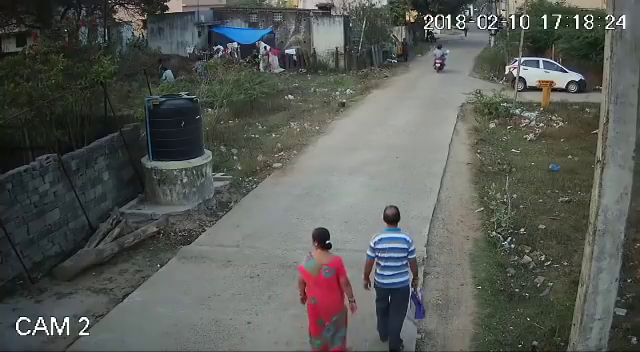
#> input picture frame 22 of Practical tasks day (1-15)/Task-2/thief_robbery.mp4, 640 x 352 px, given in place of moving_cars.mp4, which was not available
$ python chatgpt_sample.py
#> lines starting #> are read from the running program, lines starting #| are printed output that depends on the picture; after the words box and inside, x2 and y2 are one past the last pixel; in counts of white or black regions, pixels touching at a corner belong together; pictures that were not available may be replaced by others from this repository, and a replacement may not be noted
import cv2

cap = cv2.VideoCapture(r"./moving_cars.mp4")
# cap = cv2.VideoCapture(r"./thief_robbery.mp4")

def resize(frame, f = 0.4):
    return cv2.resize(frame, None, None, fx=f, fy=f, interpolation=cv2.INTER_LINEAR)

ret, prev = cap.read()
#> prev is the input picture: shape (352, 640, 3); mean B, G, R 85.9, 90.5, 87.5
prev = resize(prev)
#> in resize, `return cv2.resize(frame, None, None, fx=f, fy=f, interpolation=cv2.INT..`:
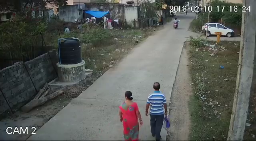
#> returned value: shape (141, 256, 3); mean of channels 0, 1, 2 85.9, 90.5, 87.4; drawn as B, G, R
prev_gray = cv2.cvtColor(prev, cv2.COLOR_BGR2GRAY)
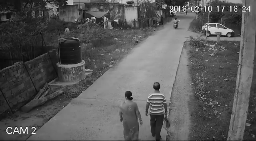
#> prev_gray: shape (141, 256); min 7, max 254, mean 89.1

while True:
    ret, curr = cap.read()
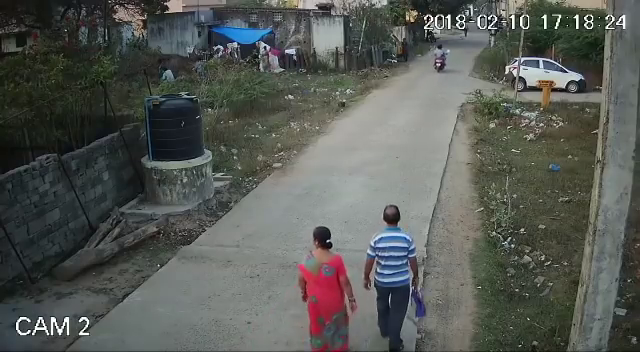
#> input picture frame 23 of Practical tasks day (1-15)/Task-2/thief_robbery.mp4, 640 x 352 px, given in place of moving_cars.mp4, which was not available
#> curr is the input picture: shape (352, 640, 3); mean B, G, R 85.9, 90.5, 87.5
    if not ret:
        break

    curr = resize(curr)

    curr_gray = cv2.cvtColor(curr, cv2.COLOR_BGR2GRAY)

    diff = cv2.absdiff(curr_gray, prev_gray)
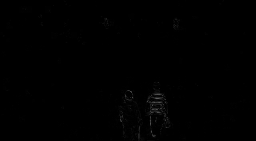
#> diff: shape (141, 256); min 0, max 92, mean 0.6

    _, motion = cv2.threshold(diff, 25, 255, cv2.THRESH_BINARY)
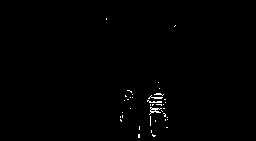
#> motion: shape (141, 256); 0.57% white in thin lines or dots, all inside (x1, y1, x2, y2) = (106, 18, 176, 138)

    cv2.imshow("Original", curr)
    cv2.imshow("Motion", motion)

    prev_gray = curr_gray

    if cv2.waitKey(30) & 0xFF == 27:
#> (key Esc is pressed here)
        break

cap.release()
cv2.destroyAllWindows()

$ run again, starting later in the video
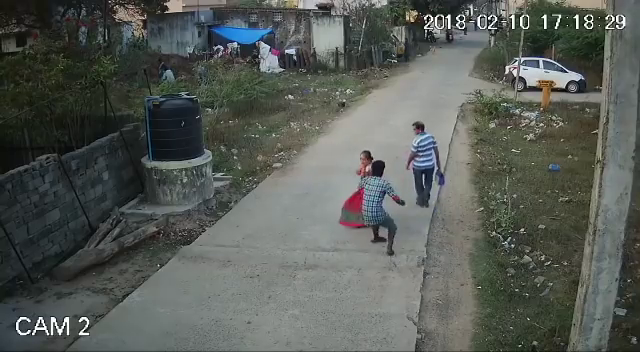
#> input picture frame 101 of Practical tasks day (1-15)/Task-2/thief_robbery.mp4, 640 x 352 px, given in place of moving_cars.mp4, which was not available
#> prev is the input picture: shape (352, 640, 3); mean B, G, R 86.9, 92, 87.5
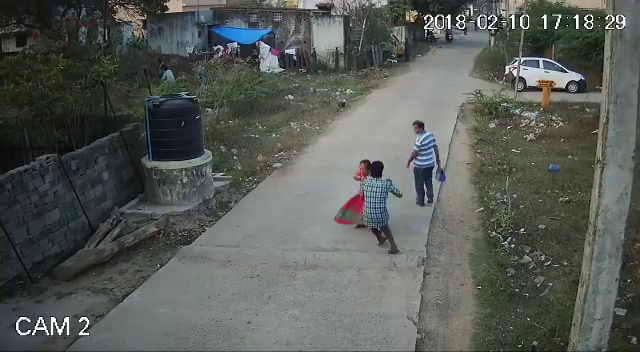
#> input picture frame 102 of Practical tasks day (1-15)/Task-2/thief_robbery.mp4, 640 x 352 px, given in place of moving_cars.mp4, which was not available
#> curr is the input picture: shape (352, 640, 3); mean B, G, R 86.8, 92, 87.4
#> `_, motion = cv2.threshold(diff, 25, 255, cv2.THRESH_BINARY)`:
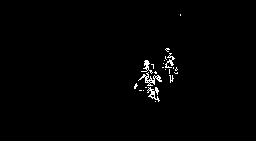
#> motion: shape (141, 256); 1.1% white in thin lines or dots, all inside (x1, y1, x2, y2) = (134, 14, 181, 102)

$ run again, starting later in the video
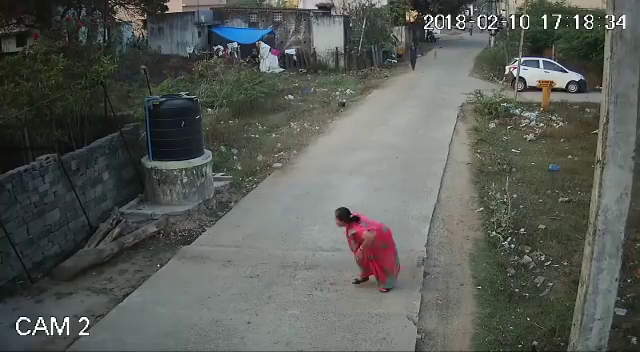
#> input picture frame 180 of Practical tasks day (1-15)/Task-2/thief_robbery.mp4, 640 x 352 px, given in place of moving_cars.mp4, which was not available
#> prev is the input picture: shape (352, 640, 3); mean B, G, R 86.7, 92, 88.3
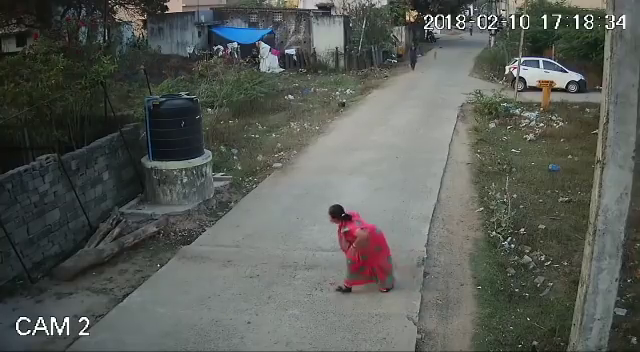
#> input picture frame 181 of Practical tasks day (1-15)/Task-2/thief_robbery.mp4, 640 x 352 px, given in place of moving_cars.mp4, which was not available
#> curr is the input picture: shape (352, 640, 3); mean B, G, R 86.7, 91.9, 88.3
#> `_, motion = cv2.threshold(diff, 25, 255, cv2.THRESH_BINARY)`:
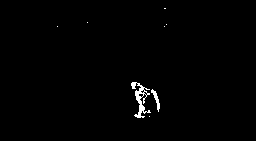
#> motion: shape (141, 256); 0.91% white; 8 white regions (6 under 20 px), largest, box (x1, y1, x2, y2) and area: (131, 82, 151, 118) 250, (151, 89, 160, 112) 71
